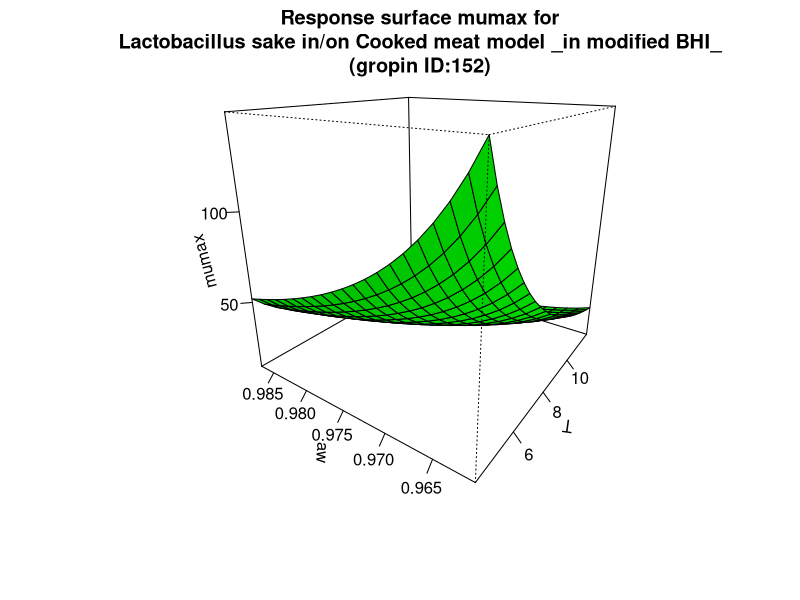

This figure's R source:
#############################
# start of Parameter script
#############################
T <- seq(4.004,11.988011988012,length.out=21)
aw <- seq(0.961038961038961,0.986986,length.out=21)
#############################
# end of Parameter script
#############################
############################# 
# start of Model script Gropin ID 152 
#############################
 
# constant coefficients for this model
c <- 0.012
awmin <- 0.9469
Tmin <- -2.31
 
variables <- data.frame(T,aw)
argumentsPar <- expand.grid(variables)
 
# heart of the model
response_surface <- function(T,aw) {
   mumax <-(1/(c*(aw-awmin)*((T-Tmin)^2)))

return(mumax=mumax)
} 

# output parameters
responseSurface <- cbind(argumentsPar,response_surface(argumentsPar['T'],argumentsPar['aw']))
colnames(responseSurface) <- c(colnames(argumentsPar),'mumax')
#############################
# End of Model script
#############################
############################# 
# start of Visualisation script Gropin ID 152 
#############################
persp(T,aw,matrix(unlist(responseSurface$'mumax'),nrow=21),col = 'green',xlab='T',ylab='aw',zlab='mumax',main='Response surface mumax for
Lactobacillus sake in/on Cooked meat model _in modified BHI_
(gropin ID:152)',theta=305,phi=20,shade=0.25,ticktype = 'detailed')
#############################
# End of Visualisation script
#############################
